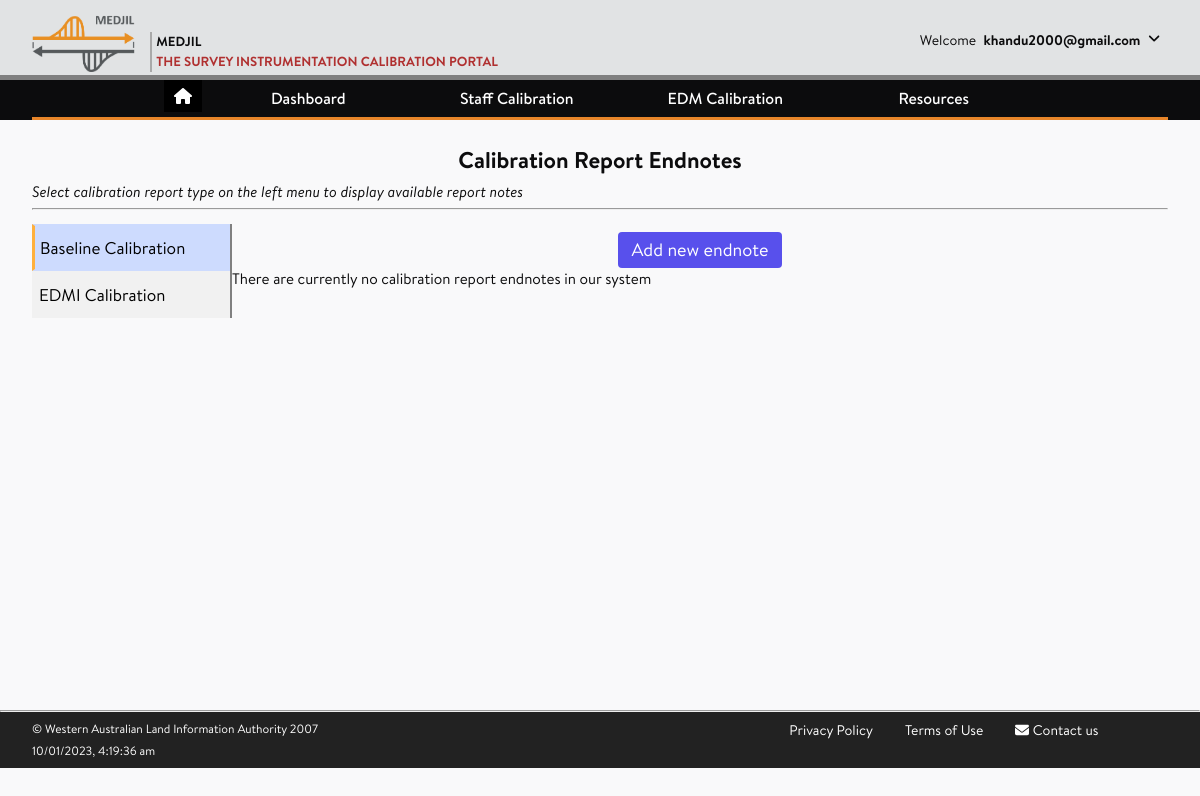
Page /accounts/calibration_report_notes/B/ (signed in) on the earlier database version.
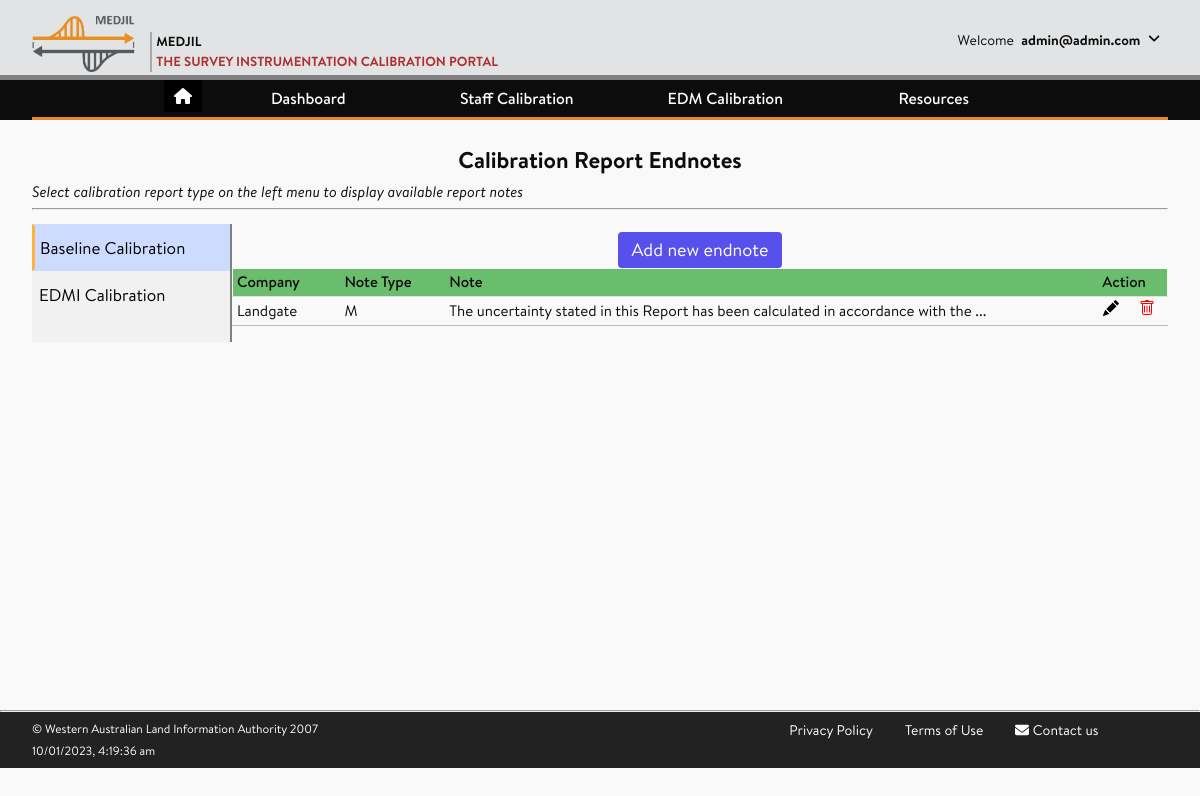
Same page on the later database version.
### accounts/models.py (models this page shows, shortened)
class CustomUser(AbstractUser):
    company = models.ForeignKey(
                                Company,
                                on_delete = models.SET_NULL,
                                blank = True,
                                null = True,
    )
    username = None
    email = LowerCaseEmailField(_('email address'),
                                max_length = 150,
                                unique=True,
                                error_messages = {
                                    'unique': _("The user with that email address already exists.")
                                })
    USERNAME_FIELD = 'email'
    REQUIRED_FIELDS = []
    objects = CustomUserManager()

class Calibration_Report_Notes(models.Model):
    company = models.ForeignKey(Company, on_delete = models.CASCADE, null = False)
    report_types = (
                 ('B','Baseline Calibration'),
                 ('E', 'EDMI Calibration'),
                 )
    report_type = models.CharField(max_length=1,
                 choices=report_types,
                 help_text="Report type that the notes will be added to",
                 unique=False,
                 )
    note_types = (
                 ('M','Manditory'),
                 ('C','Company Specific'),
                 )
    note_type = models.CharField(max_length=1,
                 choices=note_types,
                 help_text="Will this note appear on all users reports or only reports for this company?",
                 unique=False,
                 )
    note = models.TextField(null = False, blank = False,
                 verbose_name= 'Report Note',
                 help_text="Notes will be created at the end of each report")
    class Meta:
        ordering = ['company','report_type','note_type']

class Company(models.Model):
    company_name = models.CharField(max_length=200, unique=True)
    company_abbrev = models.CharField(max_length=20)
    def __str__(self):
        return self.company_name

### accounts/views.py (the view)
@login_required(login_url="/accounts/login")
def calibration_report_notes_list(request, report_disp):
    report_types = [{'abbr':x[0], 'name':x[1]}
                  for x in Calibration_Report_Notes.report_type.field.choices]
    if report_disp == 'B':
        note_list = (Calibration_Report_Notes.objects.filter(
            report_type = 'B')
            .order_by('note_type', 'company'))
    if report_disp == 'E':
        note_list = (Calibration_Report_Notes.objects.filter(
            report_type = 'E')
            .order_by('note_type', 'company'))
    context = {
        'report_disp': report_disp,
        'report_types': report_types,
        'note_list': note_list
    }
    return render(request, 'accounts/calibration_report_notes_list.html', context)

### accounts/templates/accounts/calibration_report_notes_list.html (shortened to what this page needs)
{% extends 'base_generic.html' %}
{% load static %}
{% block content %}
<article>
    <br>
    <h2 class="text-center">Calibration Report Endnotes</h2>
    <p><i>Select calibration report type on the left menu to display available report notes</i></p>
    <hr>
    <div class="flex-with-sidebar">
        <div class="left-sidebar">
            {% for report_type in report_types %}
                <a href="{% url 'accounts:calibration_report_notes_list' report_disp=report_type.abbr %}">
                    <button class={% if report_type.abbr == report_disp %}"active"{% else %}"tablinks"{% endif %}>
                    {{report_type.name}}
                    </button>
                </a>
            {% endfor %}
        </div>
    <div class="post-content">
    <div>
        <div class="mt-2 flex justify-center">
            <a href="{% url 'accounts:calibration_report_notes_edit' report_disp=report_disp id=None %}?next={{request.path}}">
                <button class="px-3 py-2 border border-transparent text-lg leading-4 rounded text-white bg-indigo-600 hover:bg-indigo-500 focus:outline-none focus:shadow-outline transition duration-150 ease-in-out">
                Add new endnote</button>
            </a>
        </div>
        {% if note_list %}
            <table class="table-fullwidth">
                <tr>
                    <th width="12%">Company</th>
                    <th width="12%">Note Type</th>
                    <th width="76%">Note</th>
                    <th width="10%">&nbsp Action</th>
                </tr>
                {% for note in note_list %}
                    <tr>
                        <td>{{ note.company }}</td>
                        <td>{{ note.note_type }}</td>
                        <td>{{ note.note|slice:"0:80" }} ...</td>
                        <td>
                            <span class="flex justify-around items-center text-center">
                              <a href="{% url 'accounts:calibration_report_notes_edit' report_disp=report_disp id=note.id %}?next={{request.path}}" class="px-3">
                              </a>
                              <a href="{% url 'accounts:calibration_report_notes_delete' report_disp=report_disp id=note.id %}" class="px-2" onclick="return confirmation()">
                              </a>
                            </span>
                        </td>
                    </tr>
                {% endfor %}
            </table>
        {% else %}
            <p> There are currently no calibration report endnotes in our system </p>
        {% endif %}
    </div>
    </div>
</article>
{% endblock %}

### templates/base_generic.html (shortened to what this page needs)
{% load static %}
<!DOCTYPE html>
<html lang="en">
<head>
    <link rel="stylesheet" href="https://cdnjs.cloudflare.com/ajax/libs/font-awesome/6.2.0/css/all.min.css" />
    <link rel="stylesheet" href="{% static 'main.css' %}">
    <link rel="stylesheet" href="{% static 'fonts/stylesheet.css' %}">
    <link rel="stylesheet" href="{% static 'style_ib.css' %}">
</head>
<body>
    <div class="page-wrap">
    <header class="page-header">
        <div class="wrapper">
            <div class="header-wrapper">
                <a class="header-logo" href="{% url 'home' %}">
                    <img src="{% static 'logo.png' %}" alt="Medjil">
                    <p>
                        <span>Medjil</span>
                        <span>The Survey Instrumentation Calibration Portal</span>
                    </p>
                </a>
                <div class="header-userinfo">
                        <div>
                            <span>Welcome</span>
                                {% if user.is_authenticated %}
                                    {% if not user.first_name %}
                                        <span><strong> {{ user.email }}</strong></span>
                                    {% else %}
                                        <span><strong>{{ user.first_name }}</strong></span>
                                    {% endif %}
                                {% endif %}
                                <span>
                                    <a href="#" id="header-toggle"><i class="fas fa-angle-down rotate" aria-hidden="true"></i></a>
                                </span>
                        </div>
                </div>
            </div>
        </div>
    </header>
    <nav class="page-nav">
        <div class="wrapper">
            <ul class="nav-links">
            		<li>
            				<ul>
            						<button class="btn_home"><a href="{% url 'home' %}"><i class="fa fa-home"></i></a></button>
            				</ul>
            		</li>
                <li class="nav-item has-subnav"><a tabindex="0">Dashboard</a>
                </li>
                <li class="nav-item has-subnav"><a tabindex="0">Staff Calibration</a>
                </li>
                <li class="nav-item has-subnav"><a tabindex="0">EDM Calibration </a>
                </li>
                <li class="nav-item has-subnav"><a tabindex="0">Resources</a>
                </li>
            </ul>
        </div>
    </nav>
    <main class="page-content">
        <div class="wrapper">
            {% block content %}
            {% endblock content %}
        </div>
    </main>
    <hr>
    <footer class="page-footer">
        <div class="wrapper">
            <div class="footer-row3">
                <div class="policy-col-1">
                    <a href="{% url 'terms' %}">Privacy Policy</a>
                    <a href="{% url 'terms' %}">Terms of Use</a>
                    <a href="mailto:geodesy@landgate.wa.gov.au"><i class="fas fa-envelope"></i> <span>Contact us</span></a>
                </div>
                <div class="policy-col-2">
                      <p>&#169; Western Australian Land Information Authority 2007</p>
                      <span id="current_time"></span>
                </div>
            </div>
        </div>
    </footer>
</body>
</html>

Differences in the rows shown:
changed CustomUser: email "khandu2000@gmail.com" → "admin@admin.com"
added Calibration_Report_Notes: company "Landgate", note_type "M", note "The uncertainty stated in this Report has been calculated in accordance with the"
Other differences:
text no longer shown: "There are currently no calibration report endnotes in our system"
text now shown: "Company Note Type Note Action"
